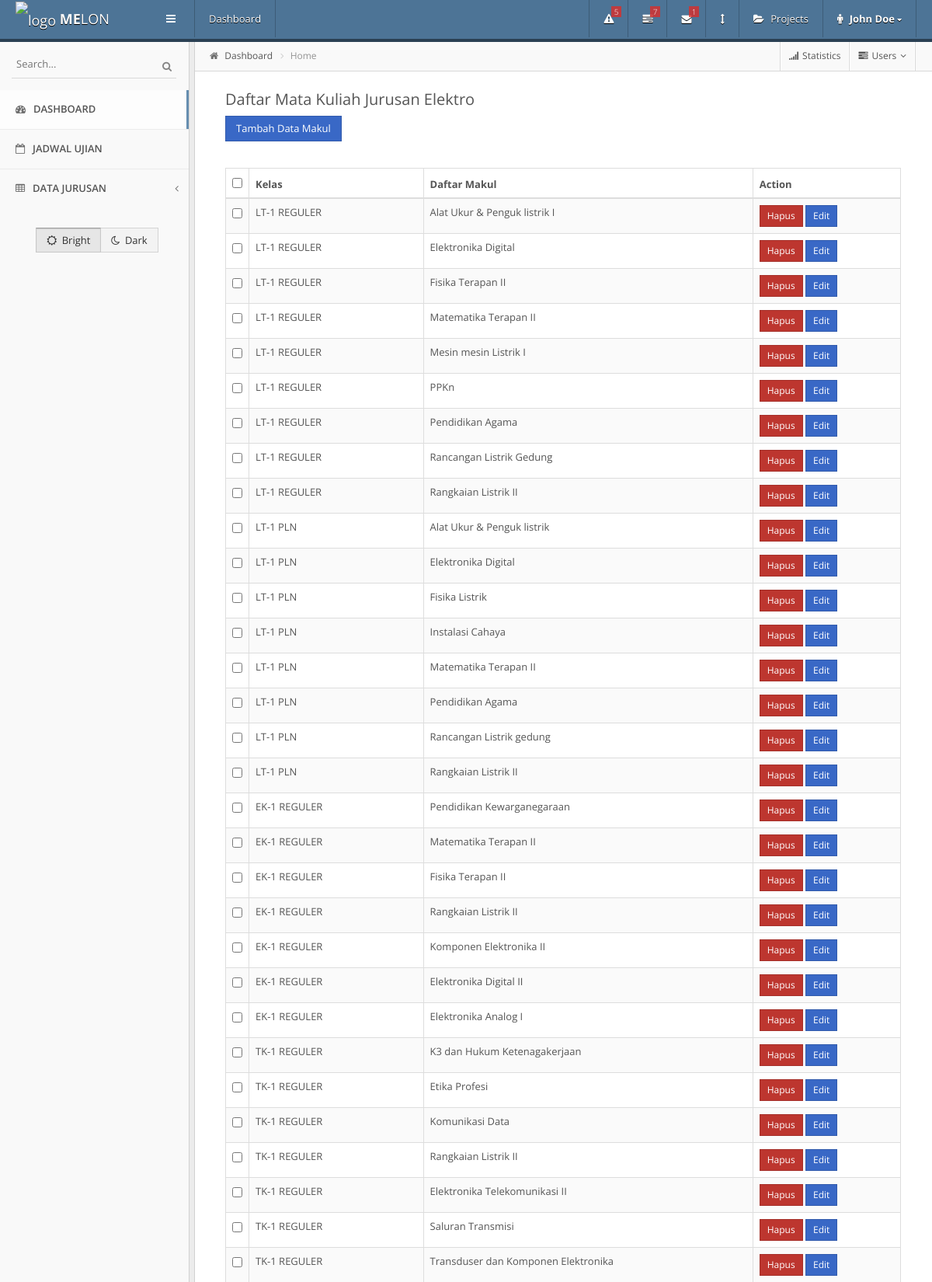
The app's page /index.php/makul (upper part) with its own data.
### tables this page shows
CREATE TABLE `daftar_mk` (
  `no` int(3) NOT NULL,
  `kelas` varchar(50) NOT NULL,
  `daftar_makul` varchar(100) NOT NULL,
  `value` int(2) NOT NULL
);

### application/controllers/Makul.php (called while the page is built, shortened)
<?php
class Makul extends CI_Controller
{
    public function __construct()
    {
        $this->load->library('form_validation');
        $this->load->model('Makul_model');
    }
    public function index()
    {
        $this->load->model('Makul_model');
        $data['judul'] = 'Daftar Mata Kuliah';
        $data['makul'] = $this->Makul_model->getAllMakul();
        $this->load->view('templates/header', $data);
        $this->load->view('makul/index', $data);
        $this->load->view('templates/footer');
    }
}
?>

### index.php (called while the page is built, shortened)
<?php
require_once BASEPATH.'core/CodeIgniter.php';

### application/models/Makul_model.php (called while the page is built, shortened)
<?php
    class Makul_model extends CI_Model
    {
        public function getAllMakul()
        {
            $query = $this->db->get('daftar_mk');
            return $query->result_array();
        }
    }
?>

### application/views/makul/index.php (the view, shortened to what this page needs)
<div class="container">
    <div class="page-header">
			<div class="page-title">
				<h3>Daftar Mata Kuliah Jurusan Elektro  </h3>
            <a href="<?=base_url();?>makul/tambah" class="btn btn-primary"> Tambah Data Makul </a>
			</div>
    </div>
    <div class="row">
		<div class="col-md-12">
			<div class="widget-content">
				<table class="table table-striped table-bordered table-hover table-checkable datatable">
					<thead>
						<tr>
							<th class="checkbox-column">
								<input type="checkbox" class="uniform">
							</th>
							<th>Kelas</th>
							<th>Daftar Makul</th>
							<th>Action</th>
						</tr>
					</thead>
					<tbody>
					<?php foreach($makul as $mk) : ?>
						<tr>
							<td class="checkbox-column">
								<input type="checkbox" class="uniform">
							</td>
							<td><?= $mk['kelas'];?> </td>
							<td><?= $mk['daftar_makul'];?> </td>
							<td>
							<a href="<?=base_url();?>makul/hapus/<?=$mk['no'];?>" class="btn btn-sm btn-danger" onclick="return confirm('yaqin?'); ">Hapus</a>
							<a href="<?=base_url();?>makul/edit/<?=$mk['no'];?>" class="btn btn-sm btn-primary">Edit</a>
							</td>
						</tr>
					<?php endforeach; ?>
					</tbody>
				</table>
			</div>
		</div>
	</div>
</div>

### templates/assets/css/main.css (style rules this page uses)
* { outline: none !important; }
html, body { height: 100%; }
body { font-family: "Open Sans", "Helvetica Neue", Helvetica, Arial, sans-serif; color: #555555; font-size: 13px; }
.container { max-width: none !important; padding: 0 20px; }
.page-header { border: 0; margin: 0; *zoom: 1; }
.page-header:before, .page-header:after { display: table; content: ""; line-height: 0; }
.page-header:after { clear: both; }
.page-title { float: left; padding: 25px 0; }
.page-title h3 { margin: 0; margin-bottom: 10px; color: #555555; font-weight: 400; font-size: 20px; }
h1, h2, h3, h4, h5, h6, .h1, .h2, .h3, .h4, .h5, .h6 { font-weight: 300; font-family: "Open Sans", "Helvetica Neue", Helvetica, Arial, sans-serif; }
h3 { font-size: 18px; }
.btn, .ui-state-default, .ui-widget-content .ui-state-default, .ui-widget-header .ui-state-default, .ColVis_MasterButton, .fc-state-default { background-color: #f3f3f3; background-image: none; filter: none; border: 0; -webkit-box-shadow: none; -moz-box-shadow: none; box-shadow: none; padding: 6px 13px; text-shadow: none; font-size: 14px; font-weight: normal; color: #333333; font-size: 13px; cursor: pointer; border: 1px solid #d9d9d9; border: 1px solid rgba(0, 0, 0, 0.13); -webkit-border-radius: 0; -moz-border-radius: 0; border-radius: 0; position: relative; z-index: 1; -webkit-user-select: none; -moz-user-select: none; -ms-user-select: none; -o-user-select: none; user-select: none; }
.btn-sm { padding: 4px 9px; font-size: 12px; }
.btn-primary { color: #ffffff; background-color: #3968c6; z-index: 2; }
.btn-danger { color: #ffffff; background-color: #bd362f; z-index: 2; }
label, input, button, select, textarea { font-size: 13px !important; }
input, textarea { -webkit-box-shadow: none; -moz-box-shadow: none; box-shadow: none; }
.table { margin-bottom: 5px; }
.table-striped tbody > tr:nth-child(odd) > td, .table-striped tbody > tr:nth-child(odd) > th { background-color: #fafafa; }
.table-bordered, .table-bordered thead:first-child tr:first-child > th:first-child, .table-bordered tbody:first-child tr:first-child > td:first-child, .table-bordered tbody:first-child tr:first-child > th:first-child, .table-bordered thead:first-child tr:first-child > th:last-child, .table-bordered tbody:first-child tr:first-child > td:last-child, .table-bordered tbody:first-child tr:first-child > th:last-child, .table-bordered thead:last-child tr:last-child > th:first-child, .table-bordered tbody:last-child tr:last-child > td:first-child, .table-bordered tbody:last-child tr:last-child > th:first-child, .table-bordered tfoot:last-child tr:last-child > td:first-child, .table-bordered tfoot:last-child tr:last-child > th:first-child, .table-bordered thead:last-child tr:last-child > th:last-child, .table-bordered tbody:last-child tr:last-child > td:last-child, .table-bordered tbody:last-child tr:last-child > th:last-child, .table-bordered tfoot:last-child tr:last-child > td:last-child, .table-bordered tfoot:last-child tr:last-child > th:last-child { -webkit-border-radius: 0; -moz-border-radius: 0; border-radius: 0; }
.table-checkable .checkbox-column { text-align: center; width: 24px; }

### records on screen
daftar_mk: kelas "LT-1 REGULER", daftar_makul "Alat Ukur & Penguk listrik I"
daftar_mk: kelas "LT-1 REGULER", daftar_makul "Elektronika Digital"
daftar_mk: kelas "LT-1 REGULER", daftar_makul "Fisika Terapan II"
daftar_mk: kelas "LT-1 REGULER", daftar_makul "Matematika Terapan II"
daftar_mk: kelas "LT-1 REGULER", daftar_makul "Mesin mesin Listrik I"
daftar_mk: kelas "LT-1 REGULER", daftar_makul "PPKn"
daftar_mk: kelas "LT-1 REGULER", daftar_makul "Pendidikan Agama"
daftar_mk: kelas "LT-1 REGULER", daftar_makul "Rancangan Listrik Gedung"
daftar_mk: kelas "LT-1 REGULER", daftar_makul "Rangkaian Listrik II"
daftar_mk: kelas "LT-1 PLN", daftar_makul "Alat Ukur & Penguk listrik"
daftar_mk: kelas "LT-1 PLN", daftar_makul "Elektronika Digital"
daftar_mk: kelas "LT-1 PLN", daftar_makul "Fisika Listrik"
daftar_mk: kelas "LT-1 PLN", daftar_makul "Instalasi Cahaya"
daftar_mk: kelas "LT-1 PLN", daftar_makul "Matematika Terapan II"
daftar_mk: kelas "LT-1 PLN", daftar_makul "Pendidikan Agama"
daftar_mk: kelas "LT-1 PLN", daftar_makul "Rancangan Listrik gedung"
daftar_mk: kelas "LT-1 PLN", daftar_makul "Rangkaian Listrik II"
daftar_mk: kelas "EK-1 REGULER", daftar_makul "Pendidikan Kewarganegaraan"
daftar_mk: kelas "EK-1 REGULER", daftar_makul "Matematika Terapan II"
daftar_mk: kelas "EK-1 REGULER", daftar_makul "Fisika Terapan II"
daftar_mk: kelas "EK-1 REGULER", daftar_makul "Rangkaian Listrik II"
daftar_mk: kelas "EK-1 REGULER", daftar_makul "Komponen Elektronika II"
daftar_mk: kelas "EK-1 REGULER", daftar_makul "Elektronika Digital II"
daftar_mk: kelas "EK-1 REGULER", daftar_makul "Elektronika Analog I"
daftar_mk: kelas "TK-1 REGULER", daftar_makul "K3 dan Hukum Ketenagakerjaan"
daftar_mk: kelas "TK-1 REGULER", daftar_makul "Etika Profesi"
daftar_mk: kelas "TK-1 REGULER", daftar_makul "Komunikasi Data"
daftar_mk: kelas "TK-1 REGULER", daftar_makul "Rangkaian Listrik II"
daftar_mk: kelas "TK-1 REGULER", daftar_makul "Elektronika Telekomunikasi II"
daftar_mk: kelas "TK-1 REGULER", daftar_makul "Saluran Transmisi"
daftar_mk: kelas "TK-1 REGULER", daftar_makul "Transduser dan Komponen Elektronika"
